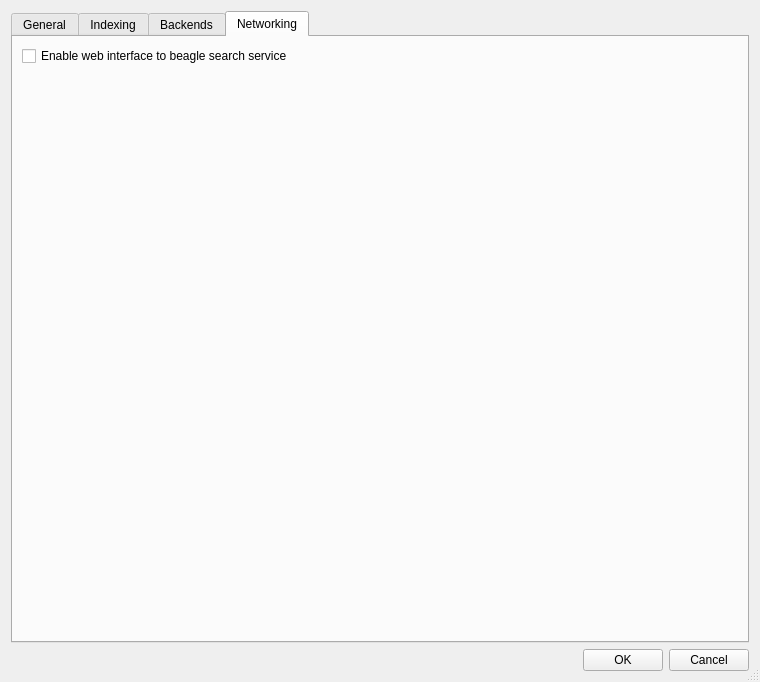
<ui version="4.0" >
 <author>D Bera &lt;dbera.web@gmail.com></author>
 <class>Dialog</class>
 <widget class="QDialog" name="Dialog" >
  <property name="geometry" >
   <rect>
    <x>0</x>
    <y>0</y>
    <width>760</width>
    <height>682</height>
   </rect>
  </property>
  <property name="windowTitle" >
   <string>Beagle Settings</string>
  </property>
  <property name="windowIcon" >
   <iconset>kerry.png</iconset>
  </property>
  <property name="sizeGripEnabled" >
   <bool>true</bool>
  </property>
  <layout class="QVBoxLayout" >
   <item>
    <widget class="QTabWidget" name="TabWidget" >
     <property name="currentIndex" >
      <number>3</number>
     </property>
     <widget class="QWidget" name="GeneralTab" >
      <attribute name="title" >
       <string>General</string>
      </attribute>
      <layout class="QVBoxLayout" >
       <item>
        <widget class="QCheckBox" name="AutoStartOption" >
         <property name="enabled" >
          <bool>false</bool>
         </property>
         <property name="toolTip" >
          <string>Disabled until C# bindings for KDE is available</string>
         </property>
         <property name="text" >
          <string>Start indexing service at startup</string>
         </property>
        </widget>
       </item>
       <item>
        <widget class="QCheckBox" name="IndexHomeDirOption" >
         <property name="text" >
          <string>Index home directory</string>
         </property>
        </widget>
       </item>
       <item>
        <widget class="QCheckBox" name="IndexOnBatteryOption" >
         <property name="text" >
          <string>Index on battery</string>
         </property>
        </widget>
       </item>
       <item>
        <widget class="QCheckBox" name="IndexScreenSaverOption" >
         <property name="text" >
          <string>Index faster while screensaver is turned on</string>
         </property>
        </widget>
       </item>
       <item>
        <spacer>
         <property name="orientation" >
          <enum>Qt::Vertical</enum>
         </property>
         <property name="sizeHint" >
          <size>
           <width>20</width>
           <height>40</height>
          </size>
         </property>
        </spacer>
       </item>
       <item>
        <spacer>
         <property name="orientation" >
          <enum>Qt::Horizontal</enum>
         </property>
         <property name="sizeHint" >
          <size>
           <width>40</width>
           <height>20</height>
          </size>
         </property>
        </spacer>
       </item>
      </layout>
     </widget>
     <widget class="QWidget" name="IndexingTab" >
      <attribute name="title" >
       <string>Indexing</string>
      </attribute>
      <layout class="QVBoxLayout" >
       <item>
        <widget class="QGroupBox" name="groupBox" >
         <property name="sizePolicy" >
          <sizepolicy vsizetype="Expanding" hsizetype="Preferred" >
           <horstretch>0</horstretch>
           <verstretch>0</verstretch>
          </sizepolicy>
         </property>
         <property name="minimumSize" >
          <size>
           <width>0</width>
           <height>100</height>
          </size>
         </property>
         <property name="title" >
          <string>Additional paths to index</string>
         </property>
         <property name="alignment" >
          <set>Qt::AlignLeading|Qt::AlignLeft|Qt::AlignTop</set>
         </property>
         <layout class="QHBoxLayout" >
          <item>
           <widget class="QListWidget" name="RootsList" >
            <property name="sizePolicy" >
             <sizepolicy vsizetype="MinimumExpanding" hsizetype="Minimum" >
              <horstretch>0</horstretch>
              <verstretch>0</verstretch>
             </sizepolicy>
            </property>
            <property name="minimumSize" >
             <size>
              <width>500</width>
              <height>80</height>
             </size>
            </property>
           </widget>
          </item>
          <item>
           <layout class="QVBoxLayout" >
            <item>
             <widget class="QPushButton" name="RootAddButton" >
              <property name="sizePolicy" >
               <sizepolicy vsizetype="Fixed" hsizetype="Fixed" >
                <horstretch>0</horstretch>
                <verstretch>0</verstretch>
               </sizepolicy>
              </property>
              <property name="minimumSize" >
               <size>
                <width>75</width>
                <height>32</height>
               </size>
              </property>
              <property name="text" >
               <string>Add</string>
              </property>
              <property name="autoDefault" >
               <bool>false</bool>
              </property>
             </widget>
            </item>
            <item>
             <widget class="QPushButton" name="RootRemoveButton" >
              <property name="sizePolicy" >
               <sizepolicy vsizetype="Fixed" hsizetype="Fixed" >
                <horstretch>0</horstretch>
                <verstretch>0</verstretch>
               </sizepolicy>
              </property>
              <property name="minimumSize" >
               <size>
                <width>75</width>
                <height>32</height>
               </size>
              </property>
              <property name="text" >
               <string>Remove</string>
              </property>
              <property name="autoDefault" >
               <bool>false</bool>
              </property>
             </widget>
            </item>
            <item>
             <spacer>
              <property name="orientation" >
               <enum>Qt::Vertical</enum>
              </property>
              <property name="sizeHint" >
               <size>
                <width>20</width>
                <height>40</height>
               </size>
              </property>
             </spacer>
            </item>
           </layout>
          </item>
         </layout>
        </widget>
       </item>
       <item>
        <widget class="QGroupBox" name="groupBox_2" >
         <property name="sizePolicy" >
          <sizepolicy vsizetype="Expanding" hsizetype="Preferred" >
           <horstretch>0</horstretch>
           <verstretch>0</verstretch>
          </sizepolicy>
         </property>
         <property name="minimumSize" >
          <size>
           <width>0</width>
           <height>100</height>
          </size>
         </property>
         <property name="title" >
          <string>Directories to exclude</string>
         </property>
         <property name="alignment" >
          <set>Qt::AlignLeading|Qt::AlignLeft|Qt::AlignTop</set>
         </property>
         <layout class="QHBoxLayout" >
          <item>
           <widget class="QListWidget" name="ExcludeDirList" >
            <property name="sizePolicy" >
             <sizepolicy vsizetype="MinimumExpanding" hsizetype="Minimum" >
              <horstretch>0</horstretch>
              <verstretch>0</verstretch>
             </sizepolicy>
            </property>
            <property name="minimumSize" >
             <size>
              <width>500</width>
              <height>80</height>
             </size>
            </property>
           </widget>
          </item>
          <item>
           <layout class="QVBoxLayout" >
            <item>
             <widget class="QPushButton" name="ExcludeDirAddButton" >
              <property name="sizePolicy" >
               <sizepolicy vsizetype="Fixed" hsizetype="Fixed" >
                <horstretch>0</horstretch>
                <verstretch>0</verstretch>
               </sizepolicy>
              </property>
              <property name="minimumSize" >
               <size>
                <width>75</width>
                <height>32</height>
               </size>
              </property>
              <property name="text" >
               <string>Add</string>
              </property>
              <property name="autoDefault" >
               <bool>false</bool>
              </property>
             </widget>
            </item>
            <item>
             <widget class="QPushButton" name="ExcludeDirRemoveButton" >
              <property name="sizePolicy" >
               <sizepolicy vsizetype="Fixed" hsizetype="Fixed" >
                <horstretch>0</horstretch>
                <verstretch>0</verstretch>
               </sizepolicy>
              </property>
              <property name="minimumSize" >
               <size>
                <width>75</width>
                <height>32</height>
               </size>
              </property>
              <property name="text" >
               <string>Remove</string>
              </property>
              <property name="autoDefault" >
               <bool>false</bool>
              </property>
             </widget>
            </item>
            <item>
             <spacer>
              <property name="orientation" >
               <enum>Qt::Vertical</enum>
              </property>
              <property name="sizeHint" >
               <size>
                <width>20</width>
                <height>40</height>
               </size>
              </property>
             </spacer>
            </item>
           </layout>
          </item>
         </layout>
        </widget>
       </item>
       <item>
        <layout class="QHBoxLayout" >
         <item>
          <widget class="QGroupBox" name="groupBox_10" >
           <property name="title" >
            <string>Filename patterns to exclude</string>
           </property>
           <layout class="QVBoxLayout" >
            <item>
             <layout class="QHBoxLayout" >
              <item>
               <widget class="QLineEdit" name="PatternLineEdit" >
                <property name="sizePolicy" >
                 <sizepolicy vsizetype="Fixed" hsizetype="MinimumExpanding" >
                  <horstretch>0</horstretch>
                  <verstretch>0</verstretch>
                 </sizepolicy>
                </property>
               </widget>
              </item>
              <item>
               <widget class="QPushButton" name="PatternAdd" >
                <property name="sizePolicy" >
                 <sizepolicy vsizetype="Fixed" hsizetype="Fixed" >
                  <horstretch>0</horstretch>
                  <verstretch>0</verstretch>
                 </sizepolicy>
                </property>
                <property name="maximumSize" >
                 <size>
                  <width>30</width>
                  <height>16777215</height>
                 </size>
                </property>
                <property name="font" >
                 <font>
                  <weight>75</weight>
                  <bold>true</bold>
                 </font>
                </property>
                <property name="text" >
                 <string>+</string>
                </property>
               </widget>
              </item>
              <item>
               <widget class="QPushButton" name="PatternRemove" >
                <property name="sizePolicy" >
                 <sizepolicy vsizetype="Fixed" hsizetype="Fixed" >
                  <horstretch>0</horstretch>
                  <verstretch>0</verstretch>
                 </sizepolicy>
                </property>
                <property name="maximumSize" >
                 <size>
                  <width>30</width>
                  <height>16777215</height>
                 </size>
                </property>
                <property name="font" >
                 <font>
                  <weight>75</weight>
                  <bold>true</bold>
                 </font>
                </property>
                <property name="text" >
                 <string>-</string>
                </property>
               </widget>
              </item>
             </layout>
            </item>
            <item>
             <widget class="QListWidget" name="PatternList" />
            </item>
           </layout>
          </widget>
         </item>
         <item>
          <widget class="QGroupBox" name="groupBox_11" >
           <property name="title" >
            <string>Email folders to exclude</string>
           </property>
           <layout class="QVBoxLayout" >
            <item>
             <layout class="QHBoxLayout" >
              <item>
               <widget class="QLineEdit" name="MailFolderLineEdit" >
                <property name="sizePolicy" >
                 <sizepolicy vsizetype="Fixed" hsizetype="MinimumExpanding" >
                  <horstretch>0</horstretch>
                  <verstretch>0</verstretch>
                 </sizepolicy>
                </property>
               </widget>
              </item>
              <item>
               <widget class="QPushButton" name="MailFolderAdd" >
                <property name="sizePolicy" >
                 <sizepolicy vsizetype="Fixed" hsizetype="Fixed" >
                  <horstretch>0</horstretch>
                  <verstretch>0</verstretch>
                 </sizepolicy>
                </property>
                <property name="maximumSize" >
                 <size>
                  <width>30</width>
                  <height>16777215</height>
                 </size>
                </property>
                <property name="font" >
                 <font>
                  <weight>75</weight>
                  <bold>true</bold>
                 </font>
                </property>
                <property name="text" >
                 <string>+</string>
                </property>
               </widget>
              </item>
              <item>
               <widget class="QPushButton" name="MailFolderRemove" >
                <property name="sizePolicy" >
                 <sizepolicy vsizetype="Fixed" hsizetype="Fixed" >
                  <horstretch>0</horstretch>
                  <verstretch>0</verstretch>
                 </sizepolicy>
                </property>
                <property name="maximumSize" >
                 <size>
                  <width>30</width>
                  <height>16777215</height>
                 </size>
                </property>
                <property name="font" >
                 <font>
                  <weight>75</weight>
                  <bold>true</bold>
                 </font>
                </property>
                <property name="text" >
                 <string>-</string>
                </property>
               </widget>
              </item>
             </layout>
            </item>
            <item>
             <widget class="QListWidget" name="MailFolderList" />
            </item>
           </layout>
          </widget>
         </item>
        </layout>
       </item>
       <item>
        <spacer>
         <property name="orientation" >
          <enum>Qt::Horizontal</enum>
         </property>
         <property name="sizeHint" >
          <size>
           <width>40</width>
           <height>20</height>
          </size>
         </property>
        </spacer>
       </item>
      </layout>
     </widget>
     <widget class="QWidget" name="BackendsTab" >
      <property name="styleSheet" >
       <string/>
      </property>
      <attribute name="title" >
       <string>Backends</string>
      </attribute>
      <layout class="QVBoxLayout" >
       <property name="bottomMargin" >
        <number>0</number>
       </property>
       <item>
        <widget class="QCheckBox" name="filesBackend" >
         <property name="text" >
          <string>Files</string>
         </property>
        </widget>
       </item>
       <item>
        <widget class="QGroupBox" name="groupBox_3" >
         <property name="title" >
          <string>Email backends </string>
         </property>
         <property name="flat" >
          <bool>true</bool>
         </property>
         <layout class="QHBoxLayout" >
          <item>
           <layout class="QHBoxLayout" >
            <item>
             <spacer>
              <property name="orientation" >
               <enum>Qt::Horizontal</enum>
              </property>
              <property name="sizeHint" >
               <size>
                <width>40</width>
                <height>20</height>
               </size>
              </property>
             </spacer>
            </item>
            <item>
             <widget class="QCheckBox" name="kmailBackend" >
              <property name="text" >
               <string>KMail</string>
              </property>
             </widget>
            </item>
            <item>
             <widget class="QCheckBox" name="evoBackend" >
              <property name="text" >
               <string>Evolution</string>
              </property>
             </widget>
            </item>
            <item>
             <widget class="QCheckBox" name="tbirdBackend" >
              <property name="text" >
               <string>Thunderbird</string>
              </property>
             </widget>
            </item>
           </layout>
          </item>
         </layout>
        </widget>
       </item>
       <item>
        <widget class="QGroupBox" name="groupBox_4" >
         <property name="title" >
          <string>IM backends </string>
         </property>
         <property name="flat" >
          <bool>true</bool>
         </property>
         <layout class="QHBoxLayout" >
          <item>
           <layout class="QHBoxLayout" >
            <item>
             <spacer>
              <property name="orientation" >
               <enum>Qt::Horizontal</enum>
              </property>
              <property name="sizeHint" >
               <size>
                <width>40</width>
                <height>20</height>
               </size>
              </property>
             </spacer>
            </item>
            <item>
             <widget class="QCheckBox" name="kopeteBackend" >
              <property name="text" >
               <string>Kopeta</string>
              </property>
             </widget>
            </item>
            <item>
             <widget class="QCheckBox" name="konvBackend" >
              <property name="text" >
               <string>Konversation</string>
              </property>
             </widget>
            </item>
            <item>
             <widget class="QCheckBox" name="pidginBackend" >
              <property name="text" >
               <string>Pidgin</string>
              </property>
             </widget>
            </item>
            <item>
             <widget class="QCheckBox" name="empathyBackend" >
              <property name="text" >
               <string>Empathy</string>
              </property>
             </widget>
            </item>
           </layout>
          </item>
         </layout>
        </widget>
       </item>
       <item>
        <widget class="QGroupBox" name="groupBox_5" >
         <property name="sizePolicy" >
          <sizepolicy vsizetype="Preferred" hsizetype="MinimumExpanding" >
           <horstretch>0</horstretch>
           <verstretch>0</verstretch>
          </sizepolicy>
         </property>
         <property name="title" >
          <string>Browsing history and bookmark backends </string>
         </property>
         <property name="flat" >
          <bool>true</bool>
         </property>
         <layout class="QHBoxLayout" >
          <item>
           <layout class="QHBoxLayout" >
            <item>
             <spacer>
              <property name="orientation" >
               <enum>Qt::Horizontal</enum>
              </property>
              <property name="sizeHint" >
               <size>
                <width>40</width>
                <height>20</height>
               </size>
              </property>
             </spacer>
            </item>
            <item>
             <widget class="QCheckBox" name="konqBackend" >
              <property name="text" >
               <string>Konqueror</string>
              </property>
             </widget>
            </item>
            <item>
             <widget class="QCheckBox" name="kBookmarkBackend" >
              <property name="text" >
               <string>Konqueror bookmark</string>
              </property>
             </widget>
            </item>
            <item>
             <widget class="QCheckBox" name="ffBackend" >
              <property name="text" >
               <string>Firefox and Epiphany</string>
              </property>
             </widget>
            </item>
            <item>
             <widget class="QCheckBox" name="operaBackend" >
              <property name="text" >
               <string>Opera</string>
              </property>
             </widget>
            </item>
           </layout>
          </item>
         </layout>
        </widget>
       </item>
       <item>
        <widget class="QGroupBox" name="groupBox_6" >
         <property name="title" >
          <string>PIM backends </string>
         </property>
         <property name="flat" >
          <bool>true</bool>
         </property>
         <layout class="QHBoxLayout" >
          <item>
           <layout class="QHBoxLayout" >
            <item>
             <spacer>
              <property name="orientation" >
               <enum>Qt::Horizontal</enum>
              </property>
              <property name="sizeHint" >
               <size>
                <width>40</width>
                <height>20</height>
               </size>
              </property>
             </spacer>
            </item>
            <item>
             <widget class="QCheckBox" name="korgBackend" >
              <property name="text" >
               <string>KOrganizer</string>
              </property>
             </widget>
            </item>
            <item>
             <widget class="QCheckBox" name="knotesBackend" >
              <property name="text" >
               <string>KNotes</string>
              </property>
             </widget>
            </item>
            <item>
             <widget class="QCheckBox" name="kaddrbookBackend" >
              <property name="text" >
               <string>KAddressbook</string>
              </property>
             </widget>
            </item>
            <item>
             <widget class="QCheckBox" name="tomboyBackend" >
              <property name="text" >
               <string>Tomboy</string>
              </property>
             </widget>
            </item>
           </layout>
          </item>
          <item>
           <widget class="QCheckBox" name="labyrinthBackend" >
            <property name="text" >
             <string>Labyrinth</string>
            </property>
           </widget>
          </item>
          <item>
           <widget class="QCheckBox" name="edsBackend" >
            <property name="text" >
             <string>EvolutionDataServer</string>
            </property>
           </widget>
          </item>
         </layout>
        </widget>
       </item>
       <item>
        <widget class="QGroupBox" name="groupBox_7" >
         <property name="title" >
          <string>RSS Reader backends </string>
         </property>
         <property name="flat" >
          <bool>true</bool>
         </property>
         <layout class="QHBoxLayout" >
          <item>
           <spacer>
            <property name="orientation" >
             <enum>Qt::Horizontal</enum>
            </property>
            <property name="sizeHint" >
             <size>
              <width>40</width>
              <height>20</height>
             </size>
            </property>
           </spacer>
          </item>
          <item>
           <widget class="QCheckBox" name="akregatorBackend" >
            <property name="text" >
             <string>Akregator (v1.2 or less)</string>
            </property>
           </widget>
          </item>
          <item>
           <widget class="QCheckBox" name="blamBackend" >
            <property name="text" >
             <string>Blam</string>
            </property>
           </widget>
          </item>
          <item>
           <widget class="QCheckBox" name="lifereaBackend" >
            <property name="text" >
             <string>Liferea</string>
            </property>
           </widget>
          </item>
         </layout>
        </widget>
       </item>
       <item>
        <widget class="QGroupBox" name="groupBox_8" >
         <property name="title" >
          <string>System backends </string>
         </property>
         <property name="flat" >
          <bool>true</bool>
         </property>
         <layout class="QHBoxLayout" >
          <item>
           <spacer>
            <property name="orientation" >
             <enum>Qt::Horizontal</enum>
            </property>
            <property name="sizeHint" >
             <size>
              <width>40</width>
              <height>20</height>
             </size>
            </property>
           </spacer>
          </item>
          <item>
           <widget class="QCheckBox" name="docBackend" >
            <property name="text" >
             <string>Documentation</string>
            </property>
           </widget>
          </item>
          <item>
           <widget class="QCheckBox" name="appBackend" >
            <property name="text" >
             <string>Application</string>
            </property>
           </widget>
          </item>
          <item>
           <widget class="QCheckBox" name="manpagesBackend" >
            <property name="text" >
             <string>Manpages</string>
            </property>
           </widget>
          </item>
          <item>
           <widget class="QCheckBox" name="monodocBackend" >
            <property name="text" >
             <string>Monodoc</string>
            </property>
           </widget>
          </item>
         </layout>
        </widget>
       </item>
       <item>
        <spacer>
         <property name="orientation" >
          <enum>Qt::Horizontal</enum>
         </property>
         <property name="sizeHint" >
          <size>
           <width>40</width>
           <height>20</height>
          </size>
         </property>
        </spacer>
       </item>
      </layout>
     </widget>
     <widget class="QWidget" name="NetworkingTab" >
      <property name="enabled" >
       <bool>true</bool>
      </property>
      <attribute name="title" >
       <string>Networking</string>
      </attribute>
      <layout class="QVBoxLayout" >
       <item>
        <widget class="QCheckBox" name="WebinterfaceOption" >
         <property name="text" >
          <string>Enable web interface to beagle search service</string>
         </property>
        </widget>
       </item>
       <item>
        <spacer>
         <property name="orientation" >
          <enum>Qt::Vertical</enum>
         </property>
         <property name="sizeHint" >
          <size>
           <width>20</width>
           <height>40</height>
          </size>
         </property>
        </spacer>
       </item>
      </layout>
     </widget>
    </widget>
   </item>
   <item>
    <spacer>
     <property name="orientation" >
      <enum>Qt::Vertical</enum>
     </property>
     <property name="sizeHint" >
      <size>
       <width>702</width>
       <height>16</height>
      </size>
     </property>
    </spacer>
   </item>
   <item>
    <layout class="QHBoxLayout" >
     <item>
      <spacer>
       <property name="orientation" >
        <enum>Qt::Horizontal</enum>
       </property>
       <property name="sizeHint" >
        <size>
         <width>40</width>
         <height>20</height>
        </size>
       </property>
      </spacer>
     </item>
     <item>
      <widget class="QPushButton" name="OkButton" >
       <property name="text" >
        <string>OK</string>
       </property>
       <property name="autoDefault" >
        <bool>false</bool>
       </property>
      </widget>
     </item>
     <item>
      <widget class="QPushButton" name="CancelButton" >
       <property name="text" >
        <string>Cancel</string>
       </property>
       <property name="autoDefault" >
        <bool>false</bool>
       </property>
      </widget>
     </item>
    </layout>
   </item>
  </layout>
 </widget>
 <tabstops>
  <tabstop>TabWidget</tabstop>
  <tabstop>AutoStartOption</tabstop>
  <tabstop>IndexHomeDirOption</tabstop>
  <tabstop>IndexOnBatteryOption</tabstop>
  <tabstop>IndexScreenSaverOption</tabstop>
  <tabstop>RootAddButton</tabstop>
  <tabstop>RootsList</tabstop>
  <tabstop>RootRemoveButton</tabstop>
  <tabstop>ExcludeDirAddButton</tabstop>
  <tabstop>ExcludeDirList</tabstop>
  <tabstop>ExcludeDirRemoveButton</tabstop>
  <tabstop>PatternLineEdit</tabstop>
  <tabstop>PatternAdd</tabstop>
  <tabstop>PatternRemove</tabstop>
  <tabstop>PatternList</tabstop>
  <tabstop>MailFolderLineEdit</tabstop>
  <tabstop>MailFolderAdd</tabstop>
  <tabstop>MailFolderRemove</tabstop>
  <tabstop>MailFolderList</tabstop>
  <tabstop>filesBackend</tabstop>
  <tabstop>kmailBackend</tabstop>
  <tabstop>evoBackend</tabstop>
  <tabstop>tbirdBackend</tabstop>
  <tabstop>kopeteBackend</tabstop>
  <tabstop>konvBackend</tabstop>
  <tabstop>pidginBackend</tabstop>
  <tabstop>empathyBackend</tabstop>
  <tabstop>konqBackend</tabstop>
  <tabstop>kBookmarkBackend</tabstop>
  <tabstop>ffBackend</tabstop>
  <tabstop>operaBackend</tabstop>
  <tabstop>korgBackend</tabstop>
  <tabstop>knotesBackend</tabstop>
  <tabstop>kaddrbookBackend</tabstop>
  <tabstop>tomboyBackend</tabstop>
  <tabstop>labyrinthBackend</tabstop>
  <tabstop>edsBackend</tabstop>
  <tabstop>akregatorBackend</tabstop>
  <tabstop>blamBackend</tabstop>
  <tabstop>lifereaBackend</tabstop>
  <tabstop>docBackend</tabstop>
  <tabstop>appBackend</tabstop>
  <tabstop>manpagesBackend</tabstop>
  <tabstop>monodocBackend</tabstop>
  <tabstop>WebinterfaceOption</tabstop>
  <tabstop>OkButton</tabstop>
  <tabstop>CancelButton</tabstop>
 </tabstops>
 <resources/>
 <connections/>
 <designerdata>
  <property name="gridDeltaX" >
   <number>10</number>
  </property>
  <property name="gridDeltaY" >
   <number>10</number>
  </property>
  <property name="gridSnapX" >
   <bool>false</bool>
  </property>
  <property name="gridSnapY" >
   <bool>false</bool>
  </property>
  <property name="gridVisible" >
   <bool>true</bool>
  </property>
 </designerdata>
</ui>
